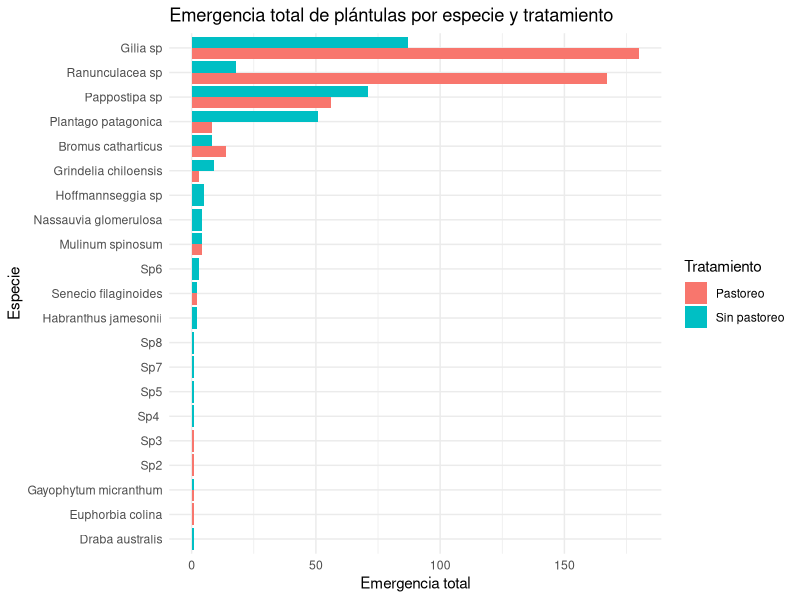
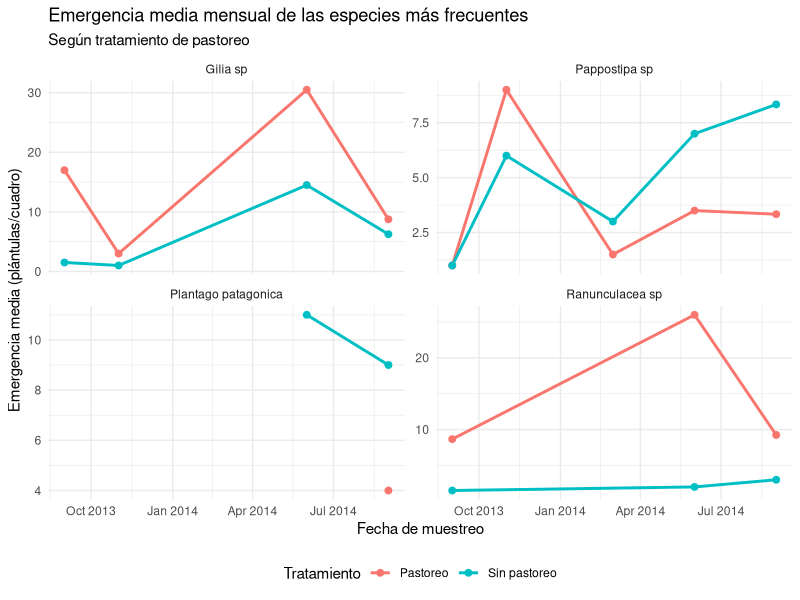
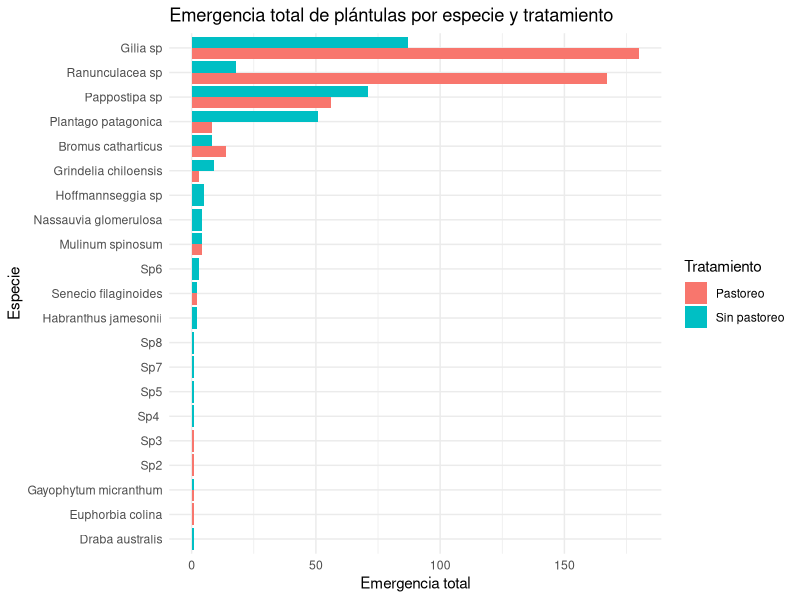
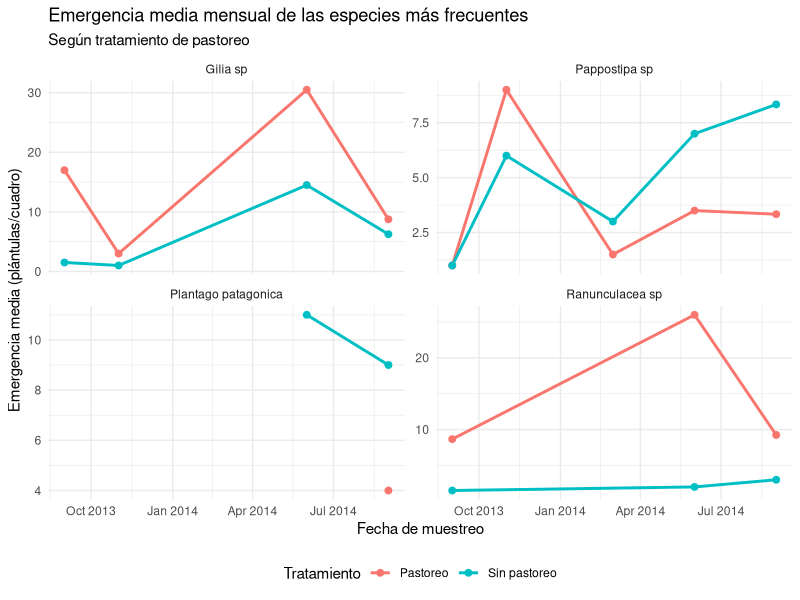

Recreate these plots in R, in order.
# Análisis de emergencia de plántulas - El Cuy / Aguada Guzmán
# Pastoreo vs. clausura (sep-2013 a sep-2014)
# =============================================================

library(tidyverse)


# 0.a Ubicar automáticamente la carpeta donde está este script
#     y trabajar ahí (así el CSV se encuentra sin importar en
#     qué compu o carpeta esté guardado el proyecto).
#     Funciona al correr el script con "Source" en RStudio.
# -------------------------------------------------------------

if (requireNamespace("rstudioapi", quietly = TRUE) && rstudioapi::isAvailable()) {
  ruta_script <- rstudioapi::getSourceEditorContext()$path
  if (nzchar(ruta_script)) setwd(dirname(ruta_script))
}

# Chequeo de seguridad: si el CSV no está en la carpeta actual,
# avisa con un mensaje claro en vez del error críptico de siempre.
if (!file.exists("elcuy.csv")) {
  stop(
    "No se encontró 'elcuy.csv' en la carpeta: ", getwd(), "\n",
    "Asegurate de que el archivo elcuy.csv esté en la MISMA carpeta ",
    "que este script (analisis_elcuy.R)."
  )
}

# -------------------------------------------------------------
# 0.b Carga de datos
#    - separador ";" y coma decimal.
# -------------------------------------------------------------
datos <- read_delim(
  "elcuy.csv",
  delim = ";",
  locale = locale(decimal_mark = ","),
  show_col_types = FALSE
)
# La 6ta columna es el año (13/14); se renombra por posición para
# evitar problemas de encoding con la "ñ" del nombre original
names(datos)[6] <- "Anio"

glimpse(datos)


# 1. Frecuencia de emergencia por especie y tratamiento
# =============================================================
frec_especie_pastoreo <- datos %>%
  group_by(Pastoreo, Especie) %>%
  summarise(frecuencia = sum(emergencia), .groups = "drop")

frec_especie_pastoreo

# 2. Orden de mayor a menor frecuencia
# =============================================================

frec_especie_pastoreo_ord <- frec_especie_pastoreo %>%
  arrange(desc(frecuencia))

frec_especie_pastoreo_ord


# 3. Variable temporal a formato fecha y frecuencia por especie,
# tratamiento y momento del año
# Nota: "Año" esta codificado como 13/14 (2013/2014) y "mes"
# como el mes calendario de cada campaña de muestreo.
# =============================================================

datos <- datos %>%
  mutate(
    Anio_completo = 2000 + Anio,
    fecha = make_date( year = Anio_completo, month = mes, day = 1)
  )
frec_tiempo <- datos %>%
  group_by(Pastoreo, Especie, fecha) %>%
  summarise(frecuencia = sum(emergencia), .groups = "drop") %>%
  arrange(fecha, Pastoreo, desc(frecuencia))

frec_tiempo
  
# 4. Transformación logarítmica de la emergencia
# usaremos log(x+1) pues si se agregan valores donde la emergencia sea 0
# de esta manera evitamos log(0) = -inf
# =============================================================

datos <- datos %>%
  mutate(log_emergencia = log(emergencia + 1))
  
# 5. Media, desvío estándar y coeficiente de variación
#    de la emergencia por especie y momento del año
# =============================================================

resumen_especie_fecha <- datos %>%
  group_by (Especie, fecha) %>%
  summarise(
    media_log = mean(log_emergencia),
    de_log    = sd(log_emergencia),
    cv_log    = ifelse(media_log == 0, NA, de_log / media_log * 100),
    .groups = "drop"
  ) %>%
  arrange(fecha, Especie)

resumen_especie_fecha

# 6. Gráfico de emergencia por especie y tratamiento
# =============================================================

graf_especie_pastoreo <- datos %>%
  group_by(Pastoreo, Especie) %>%
  summarise(emergencia_total = sum(emergencia), .groups = "drop") %>%
  ggplot(aes( x = reorder(Especie, emergencia_total), y = emergencia_total, fill = Pastoreo)) +
  geom_col(position = "dodge") +
  coord_flip() +
  labs(
    title = "Emergencia total de plántulas por especie y tratamiento",
    x = "Especie", y = "Emergencia total",
    fill = "Tratamiento"
  ) +
  theme_minimal()

  graf_especie_pastoreo
  ggsave("gráfico_especie_pastoreo.png", graf_especie_pastoreo, width = 8, height = 6, dpi = 150)
  
  
  # 7. Detección y exclusión de especies no identificadas (Spx) con stringr.
  # =============================================================
  
  datos <- datos %>%
    mutate(
      no_identificada = str_detect(Especie, regex("^Sp\\d+", ignore_case = TRUE)),
      Especie = if_else(no_identificada, "No identicada", str_trim(Especie))
    )
  
  
  
# 8. Emergencia media por mes, año y tratamiento para las especies mas frecuentes.
  # =============================================================
  
  especies_top <- datos %>%
    group_by(Especie) %>%
    summarise(total =sum(emergencia), .groups = "drop") %>%
    slice_max(total, n = 4) %>%
    pull(Especie)
  
  resumen_top <- datos %>%
    filter(Especie %in% especies_top) %>%
    group_by(Especie, Pastoreo, fecha) %>%
    summarise(emergencia_media = mean(emergencia), .groups = "drop")
  
  graf_top <- resumen_top %>%
    ggplot(aes(x = fecha, y = emergencia_media, color = Pastoreo)) +
    geom_line(linewidth = 1) +
    geom_point(size = 2) +
    facet_wrap(~Especie, scales = "free_y") +
    labs(
      title = "Emergencia media mensual de las especies más frecuentes",
      subtitle = "Según tratamiento de pastoreo",
      x = "Fecha de muestreo", y = "Emergencia media (plántulas/cuadro)",
      color = "Tratamiento"
    ) +
    theme_minimal() +
    theme(legend.position = "bottom")
  
  graf_top
  ggsave("grafico_top_especies.png", graf_top, width = 9, height = 6, dpi = 150)
